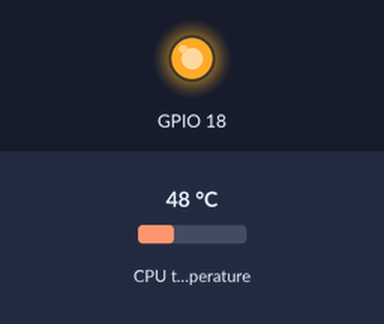
Simulated run of this program. Board: Raspberry Pi (BCM pin numbers). Parts: output pins drawn as LEDs (lit = HIGH). The test bench sets the inputs (shaded band); at power-on: CPU temperature 48 °C.

Above: at 1.2 s.
1.3 s: CPU temperature set to 31 °C
At 2.2 s:
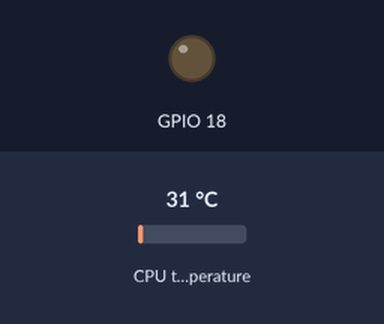
Timing chart, 0 to 4.3 s (numbered marks = the images above; inputs shaded):
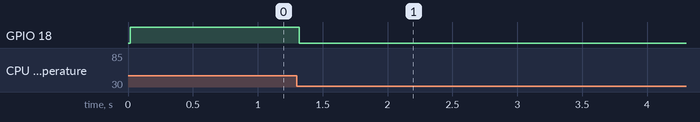

The program:

fan.py
```python
#!/usr/bin/python

import RPi.GPIO as GPIO
import time
import sys
import os

GPIO.setwarnings(False)
GPIO.setmode(GPIO.BCM)
GPIO.setup(18, GPIO.OUT)

def getCPUtemperature():
    res = os.popen('vcgencmd measure_temp').readline()
    return(res.replace("temp=","").replace("'C\n",""))


if len(sys.argv) > 1:
        if sys.argv[1] == "start":
                GPIO.output(18, GPIO.HIGH)
        elif sys.argv[1] == "stop":
                GPIO.output(18, GPIO.LOW)
else:
        while True:
                if float(getCPUtemperature()) > 42:
                        GPIO.output(18, GPIO.HIGH)
                elif float(getCPUtemperature()) < 38:
                        GPIO.output(18, GPIO.LOW)
```

Measured:
- after the input at 1.3 s, GPIO 18: HIGH → LOW at once
